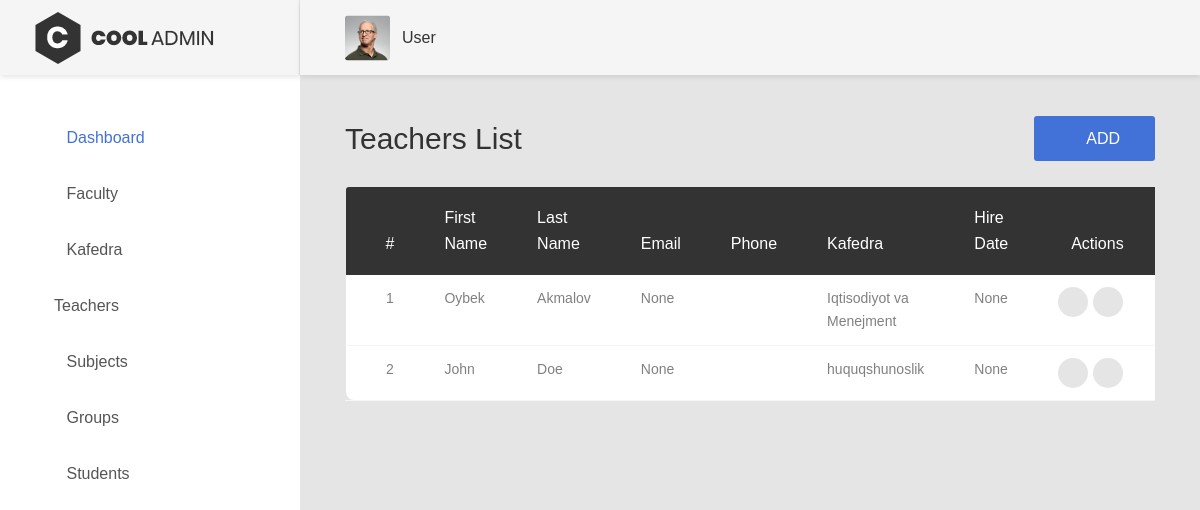
/teacher/list/ (signed in), run on the app's committed database.
### adminapp/models.py (models this page shows, shortened)
class Teacher(models.Model):
    first_name = models.CharField(max_length=50, null=False, blank=False)
    last_name = models.CharField(max_length=50, null=False, blank=False)
    email = models.EmailField(unique=True, null=True)
    phone = models.CharField(max_length=20, blank=True)
    kafedra = models.ForeignKey(Kafedra, on_delete=models.CASCADE, related_name='teachers', null=True)
    hire_date = models.DateField(null=True)

class Kafedra(models.Model):
    name = models.CharField(max_length=100, null=False, blank=False)
    faculty = models.ForeignKey(Faculty, on_delete=models.CASCADE, related_name='kafedralar', null=True)

### adminapp/views.py (the view)
# urls.py: path('teacher/list/',teacher_list, name='teacher_list'),
@login_required_decorator
def teacher_list(request):
    teachers = Teacher.objects.all()
    ctx = {
        "teachers": teachers
    }
    return render(request, 'teacher/list.html', ctx)

### templates/teacher/list.html
{% extends 'base.html' %}
{% load static %}
{% block content %}
 <div class="page-container">
    {%include 'userbar.html'%}
    <div class="main-content">
        <div class="section__content section__content--p30">
            <div class="container-fluid">
                <div class="row">
                    <div class="col-md-12">
                        <div class="overview-wrap">
                            <h2 class="title-1">Teachers List</h2>
                            <a class="au-btn au-btn-icon au-btn--blue" href="{% url 'teacher_create' %}">
                                <i class="zmdi zmdi-plus"></i>add</a>
                        </div>
                    </div>
                </div>
                <br>
                <div class="row">
                    <div class="col-md-12">
                        <div class="table-responsive m-b-40">
                            <table class="table table-borderless table-data3">
                                <thead>
                                    <tr>
                                        <th>#</th>
                                        <th>First Name</th>
                                        <th>Last Name</th>
                                        <th>Email</th>
                                        <th>Phone</th>
                                        <th>Kafedra</th>
                                        <th>Hire Date</th>
                                        <th>Actions</th>
                                    </tr>
                                </thead>
                                <tbody>
                                    {% for teacher in teachers %}
                                    <tr>
                                        <td>{{ teacher.id }}</td>
                                        <td>{{ teacher.first_name }}</td>
                                        <td>{{ teacher.last_name }}</td>
                                        <td>{{ teacher.email }}</td>
                                        <td>{{ teacher.phone }}</td>
                                        <td>{{ teacher.kafedra.name }}</td>
                                        <td>{{ teacher.hire_date }}</td>
                                        <td>
                                            <div class="table-data-feature">
                                                <a class="item" data-toggle="tooltip" href="{% url 'teacher_edit' pk=teacher.id %}" data-placement="top" title="" data-original-title="Edit">
                                                    <i class="zmdi zmdi-edit text-warning"></i>
                                                </a>
                                                <a class="item" data-toggle="tooltip" href="{% url 'teacher_delete' pk=teacher.id %}" data-placement="top" title="" data-original-title="Delete">
                                                    <i class="zmdi zmdi-delete text-danger"></i>
                                                </a>
                                            </div>
                                        </td>
                                    </tr>
                                    {% endfor %}
                                </tbody>
                            </table>
                        </div>
                    </div>
                </div>
            </div>
        </div>
    </div>
</div>
{% endblock %}

### templates/userbar.html (shortened to what this page needs)
    {% load static%}
    <header class="header-desktop">
        <div class="section__content section__content--p30">
            <div class="container-fluid">
                <div class="header-wrap">
                    <div class="header-button">
                        <div class="account-wrap">
                            <div class="account-item clearfix js-item-menu">
                                <div class="image">
                                    <img src="{% static 'images/icon/avatar-01.jpg' %}" alt="John Doe" />
                                </div>
                                <div class="content">
                                    <a class="js-acc-btn" href="#">{{user.username}}</a>
                                </div>
                            </div>
                        </div>
                    </div>
                </div>
            </div>
        </div>
    </header>

### data on the page
Teacher: id "1", first_name "Oybek", last_name "Akmalov", email "None", kafedra.name "Iqtisodiyot va Menejment", hire_date "None"
Teacher: id "2", first_name "John", last_name "Doe", email "None", kafedra.name "huquqshunoslik", hire_date "None"

### other printed values
{{ user.username }} "User"
